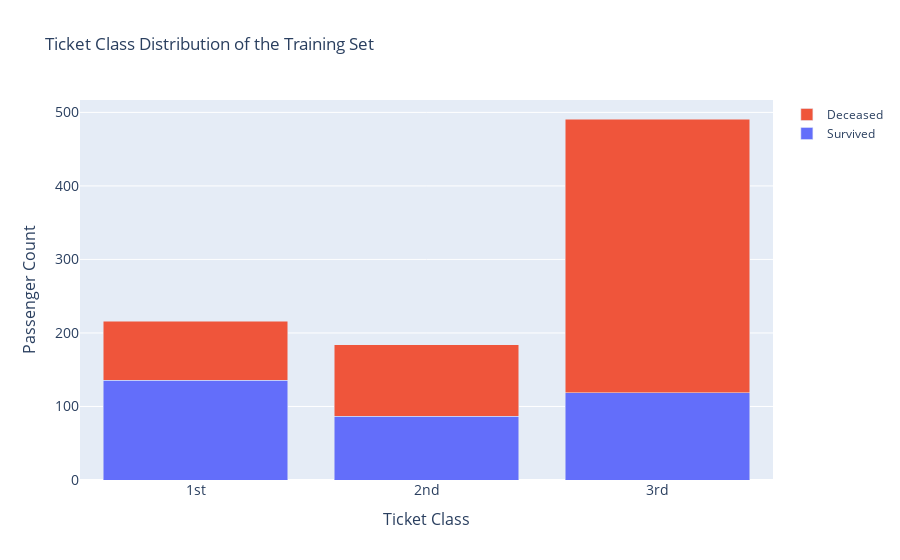

The notebook cell saved with this chart:
### Markdown cell above
### The Ticket Class (Pclass) feature
This feature represents the passenger's ticket class where 1= first class, 2= 2nd class, and 3= third class.  We observe the distribution in our training set.

### Code cell
survival_plot(train_df,
                 col='Pclass',
                 x_vals=[1,2,3],
                 x_labels=['1st','2nd','3rd'],
                 plot_title='Ticket Class Distribution of the Training Set',
                 xaxis_title='Ticket Class',
                 yaxis_title='Passenger Count')

### Figure 1 — Plotly figure (JSON) as saved in the notebook; plotly's stock layout.template omitted (floating-point values rounded to 4 significant figures)
{"data": [{"customdata": [62.96, 47.28, 24.24], "hovertemplate": "%{customdata:.2f}%", "name": "Survived", "type": "bar", "x": ["1st", "2nd", "3rd"], "y": [136, 87, 119]}, {"customdata": [37.04, 52.72, 75.76], "hovertemplate": "%{customdata:.2f}%", "name": "Deceased", "type": "bar", "x": ["1st", "2nd", "3rd"], "y": [80, 97, 372]}], "layout": {"autosize": true, "barmode": "stack", "title": {"text": "Ticket Class Distribution of the Training Set"}, "xaxis": {"autorange": true, "range": [-0.5, 2.5], "tickfont": {"size": 14}, "title": {"font": {"size": 16}, "text": "Ticket Class"}, "type": "category"}, "yaxis": {"autorange": true, "range": [0, 516.8], "tickfont": {"size": 14}, "title": {"font": {"size": 16}, "text": "Passenger Count"}, "type": "linear"}}}
